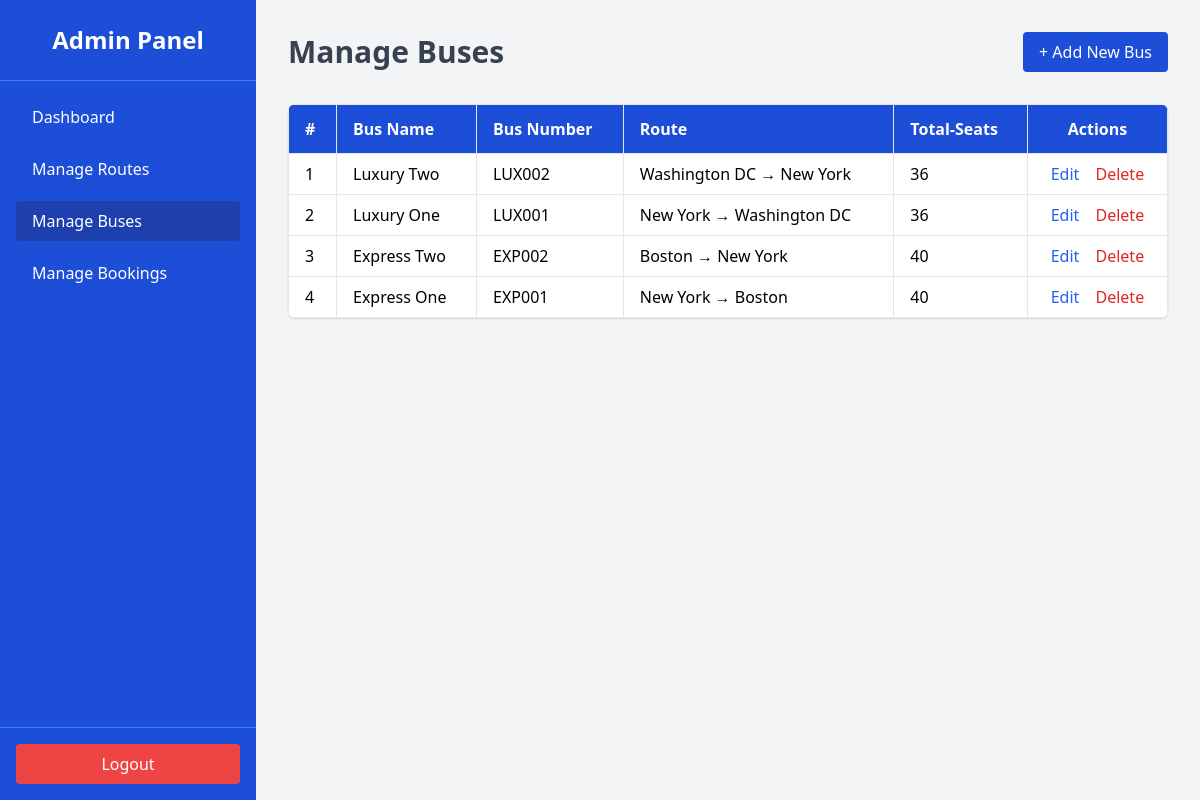
Screenshot of /admin/buses.php (signed in) with the database file from the repository.
### tables this page shows
CREATE TABLE `buses` (
  `id` int NOT NULL,
  `bus_name` varchar(100) NOT NULL,
  `bus_number` varchar(50) NOT NULL,
  `total_seats` int NOT NULL,
  `route_id` int NOT NULL,
  `created_at` timestamp NULL DEFAULT CURRENT_TIMESTAMP,
  `fare` decimal(10,2) NOT NULL DEFAULT '0.00'
);

CREATE TABLE `routes` (
  `id` int NOT NULL,
  `from_location` varchar(100) NOT NULL,
  `to_location` varchar(100) NOT NULL,
  `departure_time` time NOT NULL,
  `arrival_time` time NOT NULL,
  `fare` decimal(10,2) NOT NULL,
  `created_at` timestamp NULL DEFAULT CURRENT_TIMESTAMP
);

### admin/buses.php (the view, shortened to what this page needs)
<?php
require_once '../backend/config.php';
$sql = "SELECT b.*, r.from_location, r.to_location FROM buses b
        JOIN routes r ON b.route_id = r.id ORDER BY b.id DESC";
$buses = $conn->query($sql);
?>
<!DOCTYPE html>
<html lang="en">
<head>
    <script src="https://cdn.tailwindcss.com"></script>
</head>
<body class="bg-gray-100 font-sans">
<div class="flex min-h-screen">
    <aside class="w-64 bg-blue-700 text-white flex flex-col">
        <div class="p-6 text-center border-b border-blue-500">
            <h1 class="text-2xl font-bold">Admin Panel</h1>
        </div>
        <nav class="flex-1 p-4 space-y-3">
            <a href="dashboard.php" class="block px-4 py-2 rounded hover:bg-blue-800">Dashboard</a>
            <a href="routes.php" class="block px-4 py-2 rounded hover:bg-blue-800">Manage Routes</a>
            <a href="buses.php" class="block px-4 py-2 rounded bg-blue-800">Manage Buses</a>
            <a href="bookings.php" class="block px-4 py-2 rounded hover:bg-blue-800">Manage Bookings</a>
        </nav>
        <div class="p-4 border-t border-blue-500">
            <a href="../backend/logout.php" class="block text-center bg-red-500 py-2 rounded hover:bg-red-600">Logout</a>
        </div>
    </aside>
    <main class="flex-1 p-8">
        <div class="flex justify-between items-center mb-8">
            <h2 class="text-3xl font-bold text-gray-700">Manage Buses</h2>
            <button onclick="document.getElementById('addModal').classList.remove('hidden')" class="bg-blue-700 text-white px-4 py-2 rounded hover:bg-blue-800">+ Add New Bus</button>
        </div>
        <div class="bg-white rounded-lg shadow overflow-x-auto">
            <table class="min-w-full text-left border">
                <thead class="bg-blue-700 text-white">
                    <tr>
                        <th class="py-3 px-4 border">#</th>
                        <th class="py-3 px-4 border">Bus Name</th>
                        <th class="py-3 px-4 border">Bus Number</th>
                        <th class="py-3 px-4 border">Route</th>
                        <th class="py-3 px-4 border">Total-Seats</th>
                        <th class="py-3 px-4 border text-center">Actions</th>
                    </tr>
                </thead>
                <tbody>
                    <?php if ($buses->num_rows > 0): $i=1; ?>
                        <?php while ($bus = $buses->fetch_assoc()): ?>
                            <tr class="border-b hover:bg-gray-50">
                                <td class="py-2 px-4 border"><?= $i++ ?></td>
                                <td class="py-2 px-4 border"><?= htmlspecialchars($bus['bus_name']) ?></td>
                                <td class="py-2 px-4 border"><?= htmlspecialchars($bus['bus_number']) ?></td>
                                <td class="py-2 px-4 border"><?= htmlspecialchars($bus['from_location'] . " → " . $bus['to_location']) ?></td>
                                <td class="py-2 px-4 border"><?= htmlspecialchars($bus['total_seats']) ?></td>
                                <td class="py-2 px-4 border text-center">
                                    <a href="edit-bus.php?id=<?= $bus['id'] ?>" class="text-blue-600 hover:underline mr-3">Edit</a>
                                    <a href="buses.php?delete=<?= $bus['id'] ?>" onclick="return confirm('Are you sure you want to delete this bus?')" class="text-red-600 hover:underline">Delete</a>
                                </td>
                            </tr>
                        <?php endwhile; ?>
                    <?php else: ?>
                        <tr><td colspan="6" class="text-center py-4 text-gray-600">No buses available.</td></tr>
                    <?php endif; ?>
                </tbody>
            </table>
        </div>
    </main>
</div>
</body>
</html>

### rows the page displays
buses: bus_name "Luxury Two", bus_number "LUX002", route.to_location "Washington DC → New York", total_seats "36"
buses: bus_name "Luxury One", bus_number "LUX001", route.to_location "New York → Washington DC", total_seats "36"
buses: bus_name "Express Two", bus_number "EXP002", route.to_location "Boston → New York", total_seats "40"
buses: bus_name "Express One", bus_number "EXP001", route.to_location "New York → Boston", total_seats "40"
